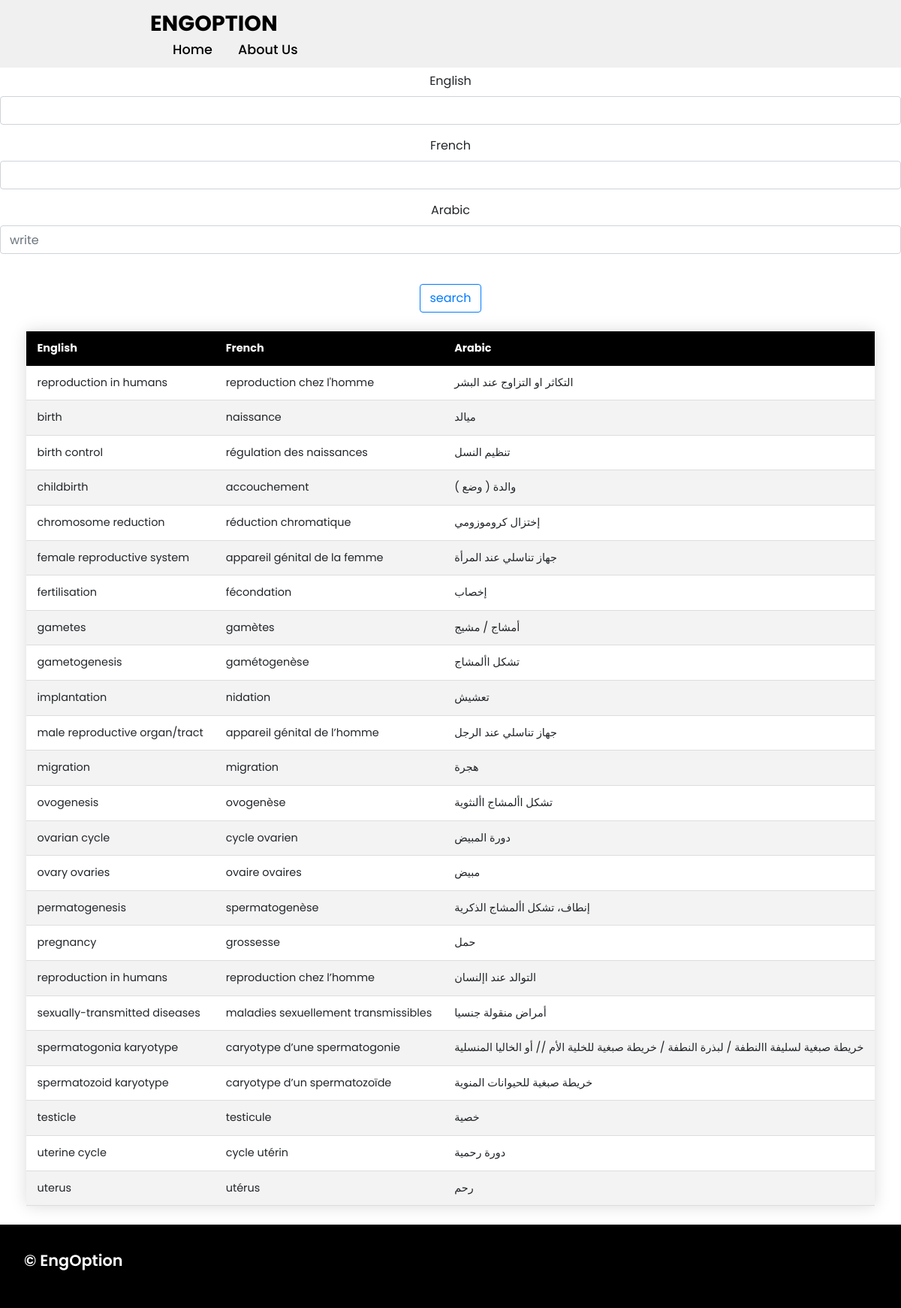
Before: /svt/rep_human/ with the older database file.
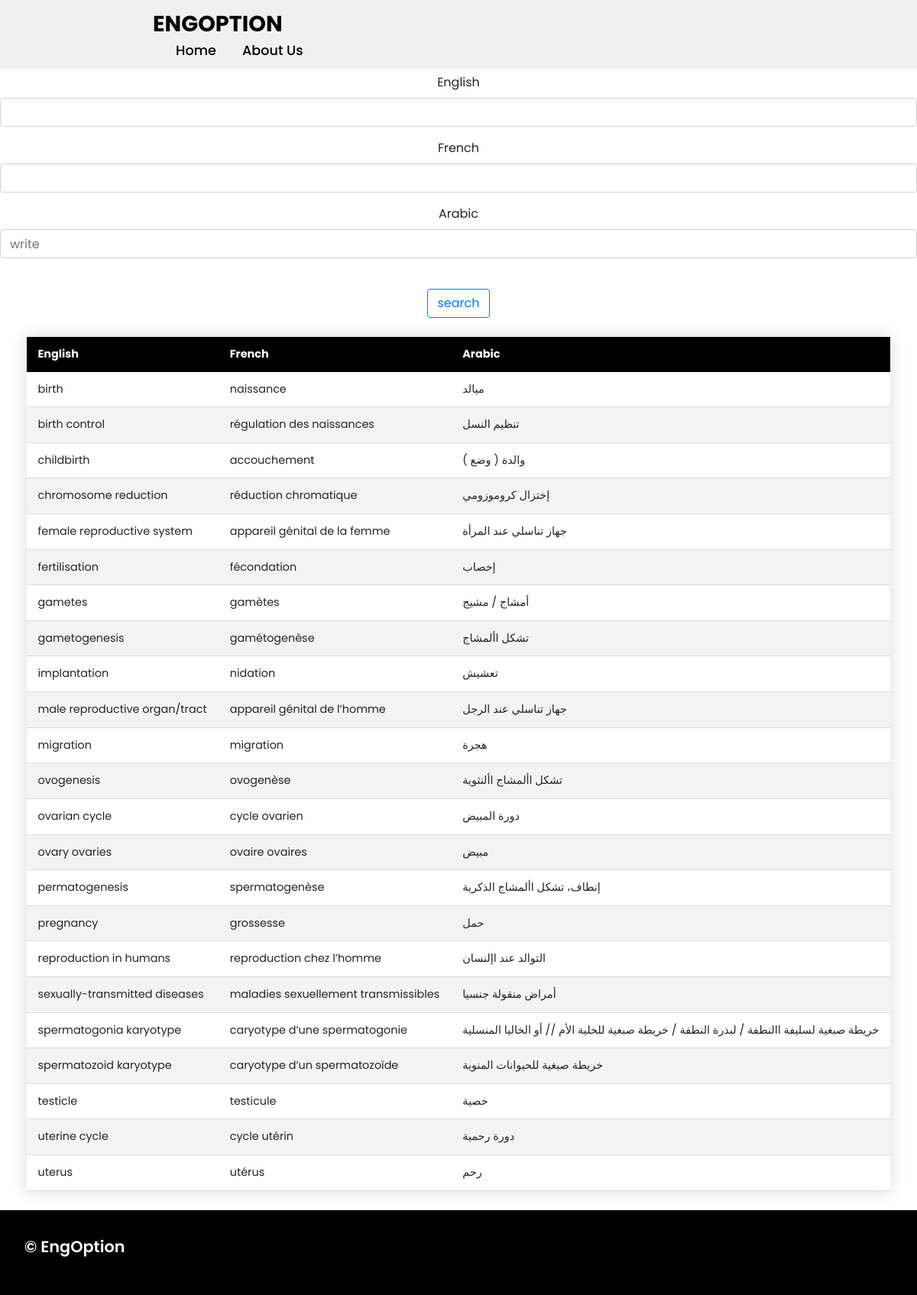
After: the same page with the newer database file.
### app/models.py (models this page shows, shortened)
class SVTWord(models.Model):
    fields = [
        ('General','General'),
        ('Ecology','Ecology'),
        ('Reproduction in plants','Reproduction in plants'),
        ('Geology','Geology'),
        ('Genetics','Genetics'),
        ('Organic matter','Organic matter'),
        ('Nerves: Neurons and hormones','Nerves: Neurons and hormones'),
        ('Reproduction in humans ','Reproduction in humans '),
        ('Immunology','Immunology'),
    ]
    english = models.CharField(max_length=100)
    french = models.CharField(max_length=100)
    arabic = models.CharField(max_length=100)
    field = models.CharField(max_length=100,null=True,blank=True,choices=fields)

### app/views.py (the view)
# urls.py: path('svt/rep_human/',svt_rep_human,name="rep_human"),
def svt_rep_human(request):
    rep_human_words = SVTWord.objects.all().filter(field='Reproduction in humans ')
    filter = OrderFilter(request.GET,queryset=rep_human_words)
    rep_human_words = filter.qs
    context = {
        'svt_rep_human_words':rep_human_words,
        'filter':filter,
    }
    return render(request,'svt/svt_rep_human.html',context)

### app/templates/svt/svt_rep_human.html (shortened to what this page needs)
{% extends 'base.html' %}
{% load static %}
{% block body %}
<br>
<br>
<br>
<br>
<center>
    {% include 'search.html' %}
<table style="overflow-x:auto;" class="styled-table">
    <thead>
        <tr>
            <th>English</th>
            <th>French</th>
            <th>Arabic</th>
        </tr>
    </thead>
    <tbody>
        {% for word in svt_rep_human_words %}
        <tr>
            <td>{{word.english}}</td>
            <td>{{word.french}}</td>
            <td>{{word.arabic}}</td>
        </tr>
        {% endfor %}
    </tbody>
</table>
</center>
{% endblock %}

Changed rows visible on the page:
no longer on this page (row edited): SVTWord: english "reproduction in humans", french "reproduction chez l'homme", arabic "التكاثر او التزاوج عند البشر"
